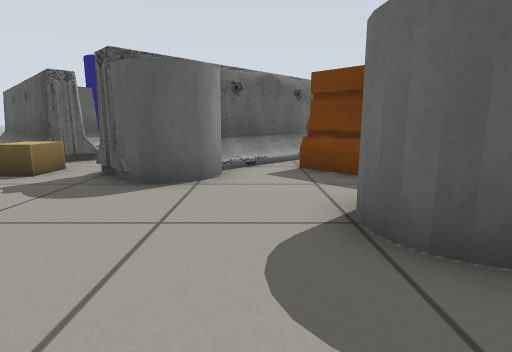
view 1 (above)

19 first-person views from a walk through a world built for the Gazebo simulator. The camera is 0.51 m above the floor, tilts 10° down and sees 80° across. The lines on the ground mark 1 m squares. The floor is counted in squares, 0.5 m on a side. Each view is taken from the middle of a square. On the plan, view 1 faces up. The plan holds only what a view shows up to about 12 squares ahead; the rest is blank. The place goes on beyond the plan.

view 2
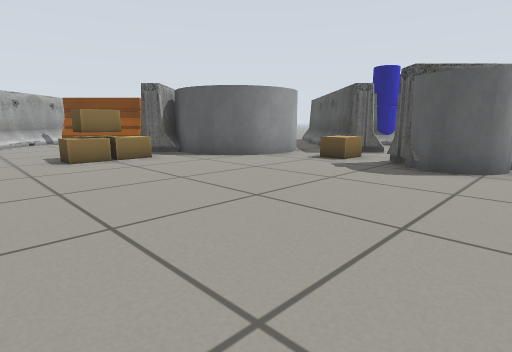

view 3
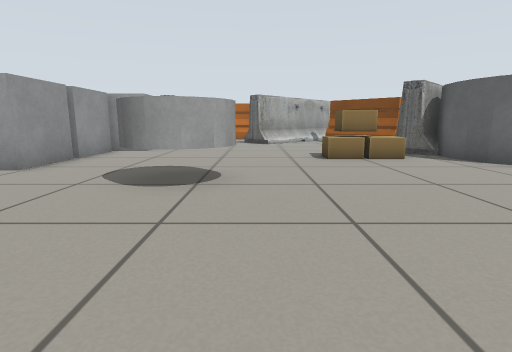

view 4
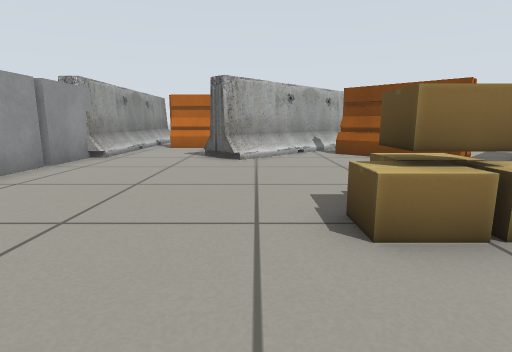

view 5
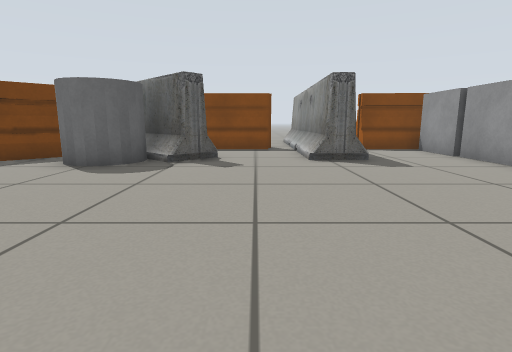

view 6
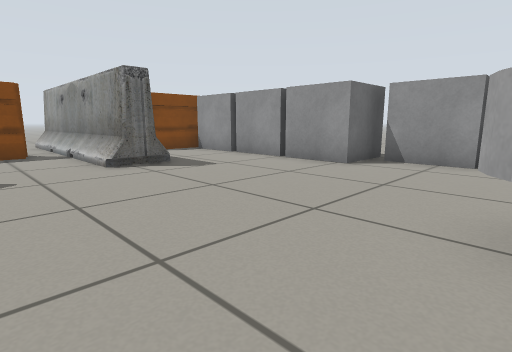

view 7
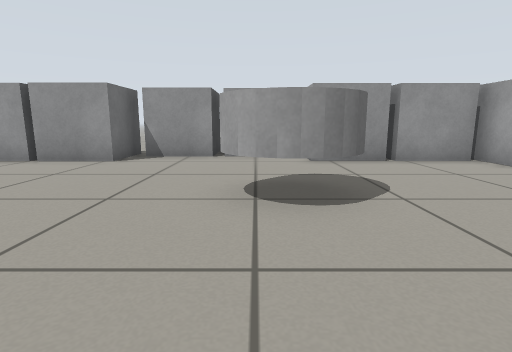

view 8
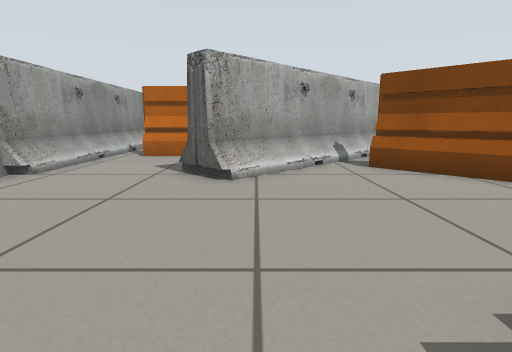

view 9
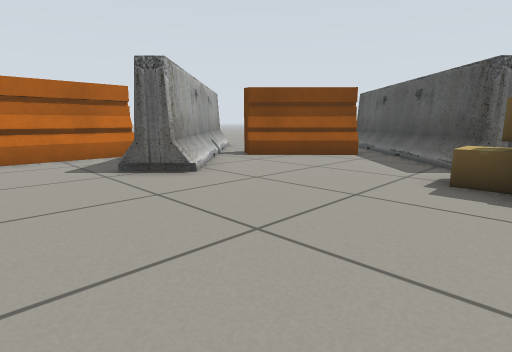

view 10
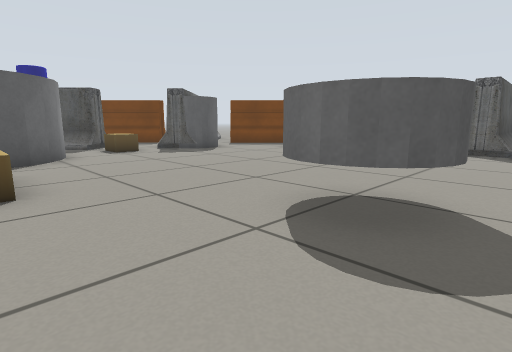

view 11
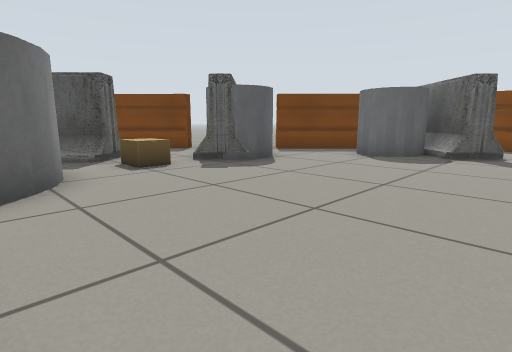

view 12
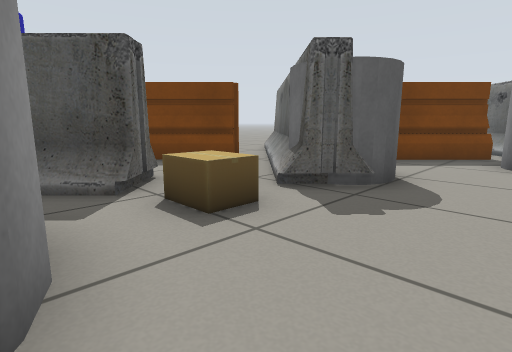

view 13
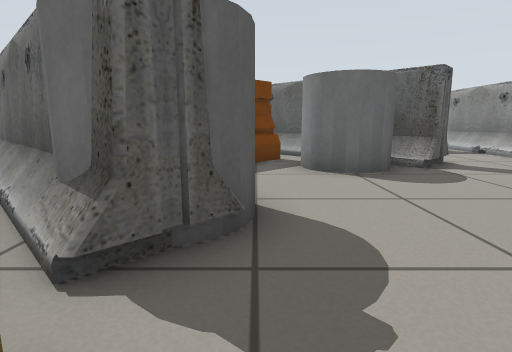

view 14
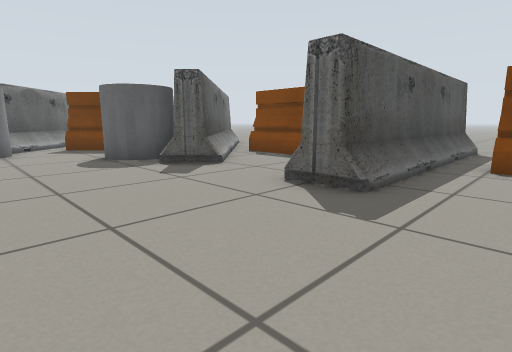

view 15
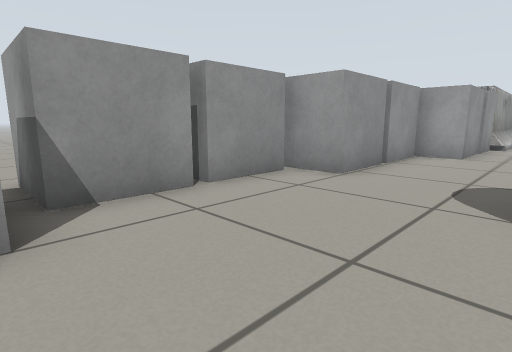

view 16
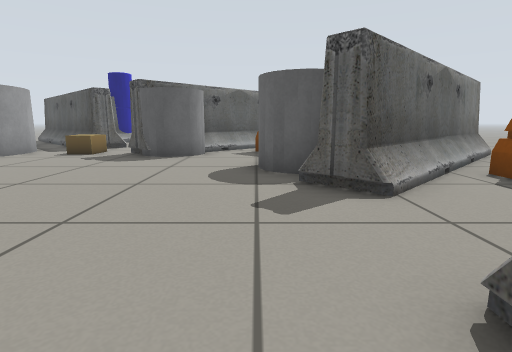

view 17
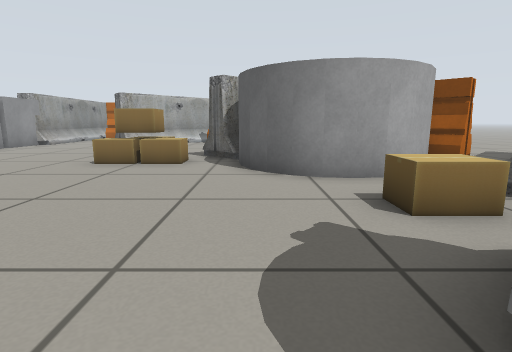

view 18
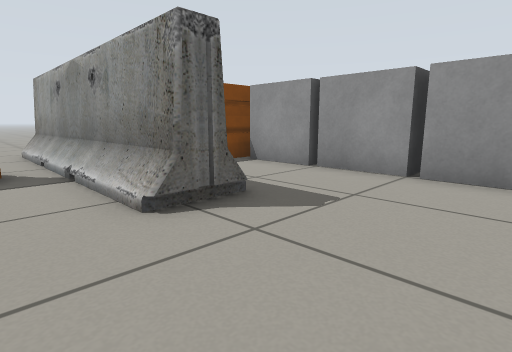

view 19
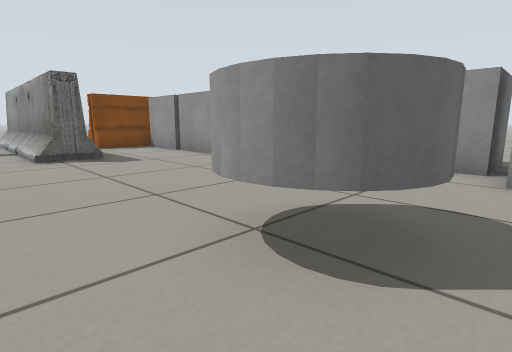

### Floor plan
Key: @ floor where view 1 was taken; . floor; B barrier; C cardboard box; G grey cylinder; R grey box.
Columns run from 20 left of view 1 to 8 right of it. Each row starts with its distance up from view 1.
 10            BB    .BBBBB
  9            B.BB ...BBBB
  8             G.BBB.BBBB
  7       B      G.CCBG BBB
  6       BB     G.CCGGG..BB    B
  5       BBB    G....GG...BBBBBB
  4      BB.BBGGGG........G BBBB
  3 BB. BBB..BBB.........G  BBB.
  2  BBBBB....CC.........GGGBBB
  1   BB......CC..........BBB.B
  0    BB......C........@..B..B
 -1  BB BB....................B
 -2  BB.BBB.......GG............
 -3  BB...........GG......BBBBBBB
 -4  BB...........GG......BBBBBBB
 -5 BBBBB.....................B
 -6 BBBBBRRRRR................B
 -7          RRRRRR....RRRRRRRB
 -8            R RRRRRRR R    B
 -9              RR R RR
-10               R R R

Where each view was taken, in squares from view 1:
view 1: 0 up, 0 right, facing up
view 2: 2 down, 0 right, facing up-left
view 3: 2 down, 0 right, facing left
view 4: 1 down, 6 left, facing left
view 5: 1 down, 6 left, facing right
view 6: 0 up, 5 left, facing down-right
view 7: 1 up, 5 left, facing down
view 8: 1 down, 9 left, facing left
view 9: 5 down, 9 left, facing up-left
view 10: 5 down, 9 left, facing up-right
view 11: 1 down, 8 left, facing up-right
view 12: 3 up, 7 left, facing up-right
view 13: 5 up, 5 left, facing right
view 14: 6 down, 2 left, facing up-right
view 15: 4 down, 1 left, facing down-left
view 16: 4 down, 1 right, facing up
view 17: 4 up, 1 left, facing left
view 18: 1 down, 1 left, facing down-right
view 19: 1 down, 7 left, facing down-right
